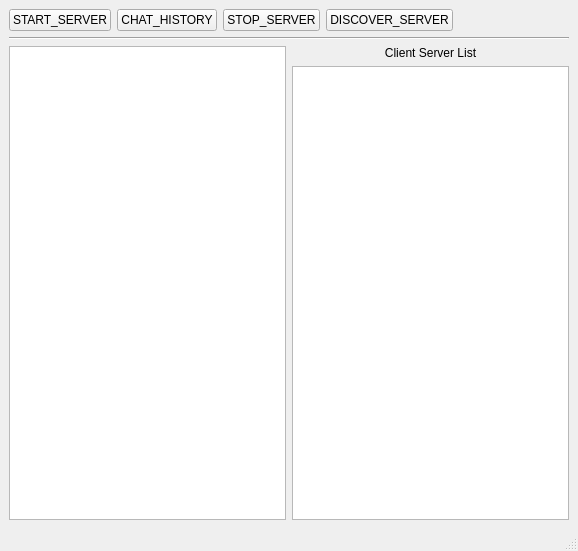
<?xml version="1.0" encoding="UTF-8"?>
<ui version="4.0">
 <class>Server</class>
 <widget class="QMainWindow" name="Server">
  <property name="geometry">
   <rect>
    <x>0</x>
    <y>0</y>
    <width>578</width>
    <height>551</height>
   </rect>
  </property>
  <property name="windowTitle">
   <string>Server</string>
  </property>
  <widget class="QWidget" name="centralwidget">
   <layout class="QVBoxLayout" name="verticalLayout_2">
    <item>
     <layout class="QHBoxLayout" name="horizontalLayout" stretch="1,1,1,0,2">
      <item>
       <widget class="QPushButton" name="StartButton">
        <property name="text">
         <string>START_SERVER</string>
        </property>
       </widget>
      </item>
      <item>
       <widget class="QPushButton" name="SaveButton">
        <property name="text">
         <string>CHAT_HISTORY</string>
        </property>
       </widget>
      </item>
      <item>
       <widget class="QPushButton" name="StopButton">
        <property name="text">
         <string>STOP_SERVER</string>
        </property>
       </widget>
      </item>
      <item>
       <widget class="QPushButton" name="DiscoverServerButton">
        <property name="text">
         <string>DISCOVER_SERVER</string>
        </property>
       </widget>
      </item>
      <item>
       <spacer name="horizontalSpacer">
        <property name="orientation">
         <enum>Qt::Orientation::Horizontal</enum>
        </property>
        <property name="sizeHint" stdset="0">
         <size>
          <width>40</width>
          <height>20</height>
         </size>
        </property>
       </spacer>
      </item>
     </layout>
    </item>
    <item>
     <widget class="Line" name="line">
      <property name="orientation">
       <enum>Qt::Orientation::Horizontal</enum>
      </property>
     </widget>
    </item>
    <item>
     <layout class="QHBoxLayout" name="horizontalLayout_2">
      <item>
       <widget class="QTextEdit" name="ChatHistory">
        <property name="readOnly">
         <bool>true</bool>
        </property>
       </widget>
      </item>
      <item>
       <layout class="QVBoxLayout" name="verticalLayout">
        <item>
         <widget class="QLabel" name="label">
          <property name="text">
           <string>Client Server List</string>
          </property>
          <property name="alignment">
           <set>Qt::AlignmentFlag::AlignCenter</set>
          </property>
         </widget>
        </item>
        <item>
         <widget class="QListWidget" name="ClientServerList"/>
        </item>
       </layout>
      </item>
     </layout>
    </item>
   </layout>
  </widget>
  <widget class="QStatusBar" name="statusbar"/>
 </widget>
 <resources/>
 <connections/>
</ui>
